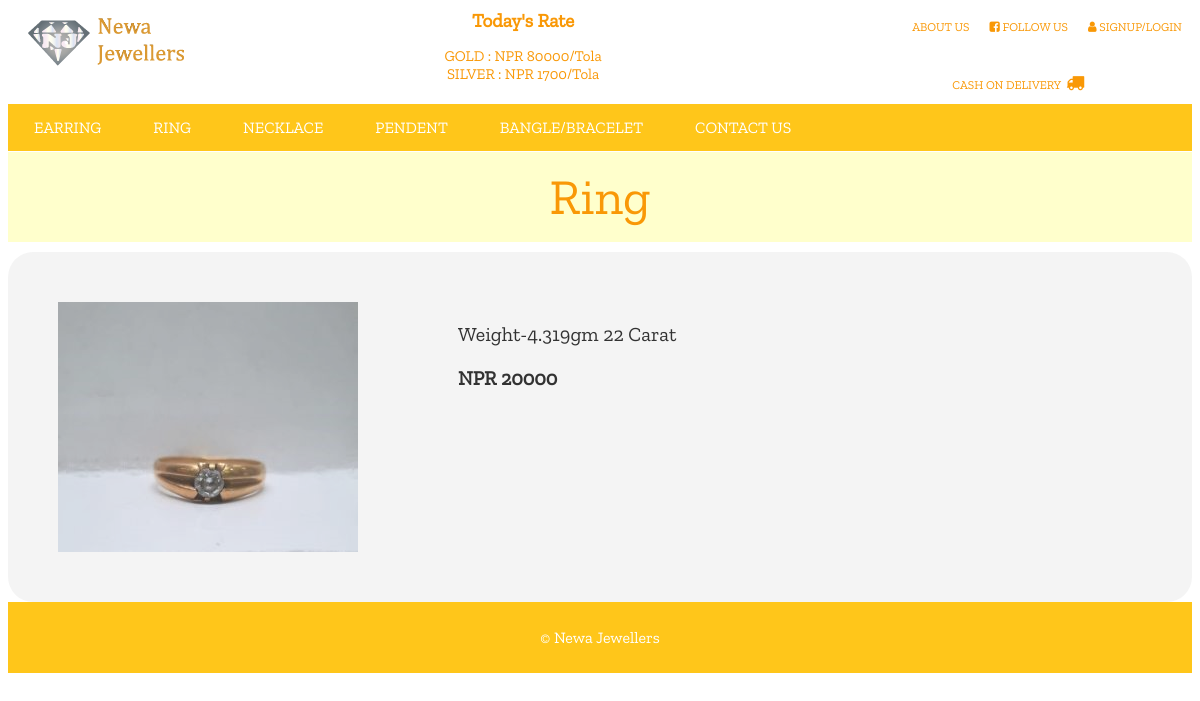
Page /rview.php?ab=ProductImages/Ring/R1.jpg on the committed database.
### tables this page shows
CREATE TABLE `rate` (
  `ID` int(5) NOT NULL,
  `ELEMENTS` varchar(50) NOT NULL,
  `RATE` int(20) NOT NULL
);

CREATE TABLE `ring` (
  `Id` int(255) NOT NULL,
  `Image` varchar(255) NOT NULL,
  `Name` varchar(255) NOT NULL,
  `Price` float NOT NULL,
  `Details` varchar(10000) NOT NULL
);

### rview.php (the view, shortened to what this page needs)
<?php
include 'upperPartNavbar.php';
?>
<link rel="stylesheet" type="text/css" href="view.css">
<?php
$con=mysqli_connect('localhost','root');
mysqli_select_db($con, 'product');
if(isset($_GET['ab'])){
$id =$_GET['ab'];
$sql = $con->prepare("select * from ring where Image=?");
$sql->bind_param('s',$id);
$sql->execute();
$result = $sql->get_result();
$row = $result->fetch_assoc();
$img=$row['Image'];
$name=$row['Name'];
$price=$row['Price'];
$details=$row['Details'];
}
else{
echo 'error';
}
?>
<div class="heading"><?php echo $name ?></div>
<div class="detail-container">
	<div class="detail-left">
	<img src="<?php echo
        	 $img;?>" alt="earring" width="300px" height="250px">
	</div>
	<div class="detail-right">
    <p class="des"><?php echo "$details";?></p>
    <p class="price">NPR <?php echo "$price"; ?></p>
	</div>
</div>
<?php
  include 'footer.php';
?>

### upperPartNavbar.php (shortened to what this page needs)
<?php
include_once 'includes/ratedb.php';
?>
<link rel="stylesheet" type="text/css" href="styleFE.css">
<link rel="stylesheet" type="text/css" href="https://stackpath.bootstrapcdn.com/font-awesome/4.7.0/css/font-awesome.min.css">
<div class="container">
<div class="left"><a href="index.php"><img src="Images/logo - Copy.png" id="logo"></a></div>
<div class="center"><h1 id="head">Today's Rate</h1>
	<p id="rateDisplay">
	<?php
      $sql="SELECT * FROM rate;";
      $result= mysqli_query($conn, $sql);
      $resultCheck= mysqli_num_rows($result);
      if ($resultCheck>0) {
      	while ($row= mysqli_fetch_assoc($result))
      	{
      	   echo $row['ELEMENTS']." ".": ";
      	   echo "NPR"."&nbsp".$row['RATE']."/Tola"."<br>";
      	}
       }
   ?>
 </p>
 </div>
 <div class="right">
 	<ul>
 	<li><a href="about.php">ABOUT US</a></li>
 	<li><a href="https://www.facebook.com/newajewellers/" target="_blank" rel="noopener noreferrer"><i class="fa fa-facebook-square" aria-hidden="true"></i> FOLLOW US</a></li>
 	<li><a href="checkLogin.php"><i class="fa fa-user" aria-hidden="true"></i> SIGNUP/LOGIN</a></li>
 	<br>
 	<br>
 	<br>
  <li>
    <p id="cash">CASH ON DELIVERY &nbsp;<i class="fa fa-truck" aria-hidden="true" style="font-size: 1.5em;"></i></p>
  </li>
</ul>
 </div>
</div>
<div id="navbar">
	<ul>
	<li class="<?php if($page=='earring'){echo 'active';}?>"><a href="earring.php">EARRING</a></li>
	<li class="<?php if($page=='ring'){echo 'active';}?>"><a href="ring.php">RING</a></li>
	<li class="<?php if($page=='necklace'){echo 'active';}?>"><a href="necklace.php">NECKLACE</a></li>
	<li class="<?php if($page=='pendent'){echo 'active';}?>"><a href="pendent.php">PENDENT</a></li>
	<li class="<?php if($page=='bangle'){echo 'active';}?>"><a href="bangle.php">BANGLE/BRACELET</a></li>
	<li class="<?php if($page=='contact'){echo 'active';}?>"><a href="contact.php">CONTACT US</a></li>
     </ul>
	</div>

### styleFE.css (style rules this page uses)
#logo { margin-top: 10px; margin-left: 20px; }
.container { display: flex; }
.left { float: left; }
.center { display: inline-block; margin: 0 auto; color: #f99806; }
.right ul { font-size: 12px; list-style-type: none; }
.right li { color: #f99806; float: left; }
.right li a { padding:10px; text-decoration: none; color: #f99806; }
#cash { font-size: 15px; margin-left: 60px; }
#head { font-size: 19px; margin-top:1px; text-align: center; }
#rateDisplay { font-size: 15px; text-align: center; }
#navbar ul { list-style-type: none; margin: 0; padding: 0; overflow: hidden; background-color: #ffc61a; top: 0; }
#navbar li { float: left; }
#navbar li a { display: block; color: white; text-align: center; padding: 14px 26px; text-decoration: none; }

### view.css (style rules this page uses)
.detail-container { margin-top: 10px; border: none; background: #f2f2f2; padding: 50px; opacity: 0.8; border-radius: 25px; margin-left: auto; margin-right: auto; display: flex; }
.detail-left { flex-direction: left; }
.detail-right { flex-direction: right; margin-left: 100px; }
.heading { text-align: center; font-size: 50px; margin-top: 1px; padding: 15px; color: #f99806; background:#ffffcc; }
.des { font-size: 20px; }
.price { font-size: 20px; font-weight: bold; }

### upperPartNavbar.php (style rules this page uses)
#cash { font-size: 12px; margin-left: 50px; }

### rows in the picture
rate: ELEMENTS "GOLD", RATE "80000"
rate: ELEMENTS "SILVER", RATE "1700"
ring: Name "Ring", Image (picture), Details "Weight-4.319gm 22 Carat", Price "20000"
